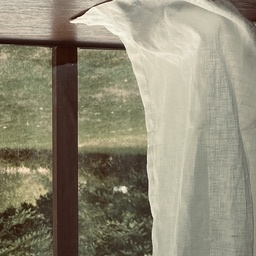
#> input picture assignment/image/crooped_images/cropped_1570458.jpg, 256 x 256 px; its folder holds only this picture in this run
$ jupyter execute --allow-errors merge_img_test.ipynb
#> lines starting #> are read from the running program, lines starting #| are printed output that depends on the picture
[cell 1]
import cv2
import glob
import numpy
import pandas
import matplotlib.pyplot as plt

[cell 2]
def set_resolution(cropped_images):
    res_set = []

    for idx, img in enumerate(cropped_images):
        if idx == 0:
            stan_img_shape = img.shape[:2]
            #print(stan_img_shape)
            res_set.append(img)
        else:
            if stan_img_shape == img.shape[:2]:
                #print("ok")
                res_set.append(img)
            else:
                sub_img = cv2.rotate(img, cv2.ROTATE_90_COUNTERCLOCKWISE)
                #print(sub_img.shape[:2])
                res_set.append(sub_img)

    return res_set

def show_img(img_list):
    for idx, img in enumerate(img_list):
        cv2.imshow(f"img_{idx}", img)
    cv2.waitKey(0)
    cv2.destroyAllWindows()

def show_img_mat(img_set):
    fig = plt.figure()
    idx = 1
    for i in range(len(img_set)):
        ax = fig.add_subplot(rows, cols, idx)
        ax.imshow(cv2.cvtColor(img_set[i], cv2.COLOR_BGR2RGB))
        ax.set_xticks([])
        ax.set_yticks([])
        idx +=1

[cell 3]
image_path = "image/crooped_images/*.jpg"
# mat -> [col, row]
cols, rows = 3, 4

[cell 4]
cropped_images  = [cv2.imread(f) for f in glob.glob(image_path)]
#> cropped_images = 1 item

# Gray Scale 변환
processed_images = [cv2.cvtColor(img, cv2.COLOR_BGR2GRAY) for img in cropped_images]
#> processed_images = 1 item

# Gaussian Blur
processed_images = [cv2.GaussianBlur(img, (0,0), 1) for img in processed_images]

# 90 degree solved
res_images = set_resolution(processed_images)
#> the loop in set_resolution, `for idx, img in enumerate(cropped_images):` made 1 pass
#> stan_img_shape on pass 1: (256, 256)
#> res_images = 1 item

# resolutions = [i.shape[:2] for i in res_images]

# 2. image merge(using stitching)
canny_images = [cv2.Canny(img, 60,200) for img in res_images]
#> canny_images = 1 item

[cell 5]
print(len(cropped_images))
#| 1
print(len(processed_images))
#| 1
print(len(res_images))
#| 1
print(len(canny_images))
#| 1

[cell 6]
show_img([cropped_images[0], processed_images[0], res_images[0], canny_images[0]])
#> the loop in show_img, `for idx, img in enumerate(img_list):` made 4 passes
#> pass 2, in show_img, `cv2.imshow(f"img_{idx}", img)`:
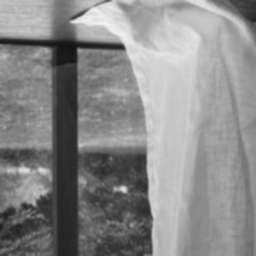
#> window 'img_1': shape (256, 256); min 20, max 242, mean 137

[cell 7]
show_img_mat(res_images)
#> the loop in show_img_mat, `for i in range(len(img_set)):` made 1 pass
#> idx on pass 1: 2
#> (the rest of the program and of its run is left out)
